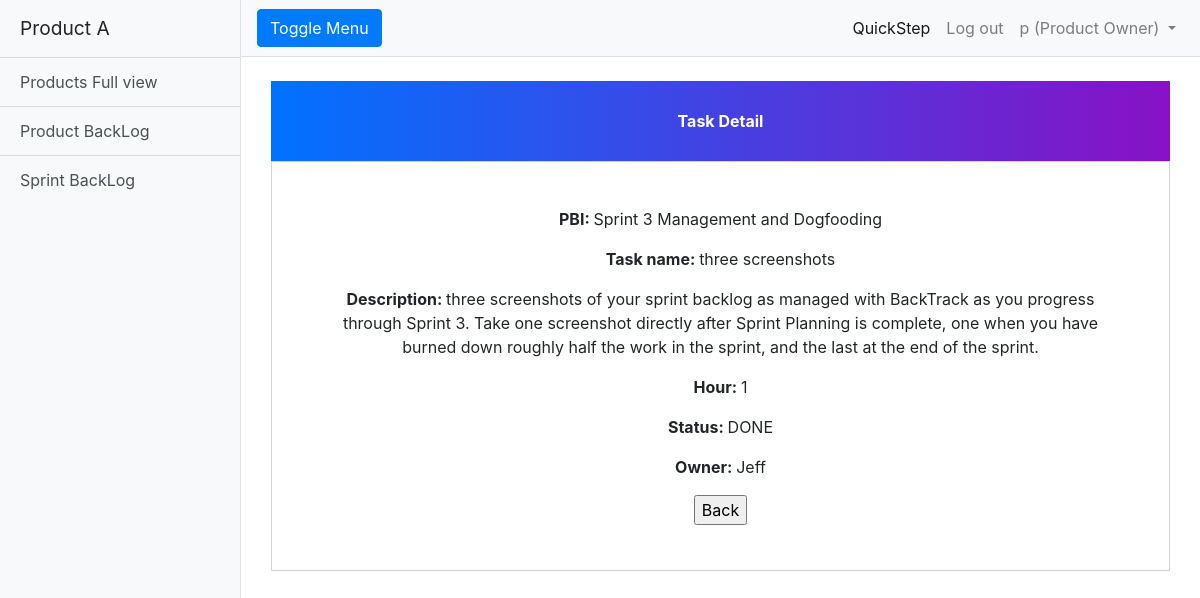
The page /viewTASKdetail/25/ (signed in) on the database its author committed.
### products/models.py (models this page shows, shortened)
class User(AbstractUser):
    is_DEVELOPER = models.BooleanField(default=False)
    is_PRODUCT_OWNER = models.BooleanField(default=False)
    is_SCRUM_MASTER = models.BooleanField(default=False)
    is_project = models.BooleanField(default=False)

class Task(models.Model):
    pbi = models.ForeignKey(PBI, on_delete=models.CASCADE)
    name = models.CharField(max_length=200)
    description = models.TextField(max_length=1000)
    hour = models.PositiveIntegerField()
    owner = models.CharField(max_length=200, blank=True)
    STATUS_CHOICES = [
        ('DONE', 'Done'),
        ('IN_PROCESSING', 'In process'),
        ('NOT_YET_START', 'Not yet start')
    ]
    status = models.CharField(max_length=200,choices=STATUS_CHOICES,default='NOT_YET_START')

class PBI(models.Model):
    name = models.CharField(max_length=200)
    priority = models.PositiveIntegerField()
    description = models.TextField(max_length=1000, null=True)
    story_point = models.PositiveIntegerField()
    cumulative_story_point = models.PositiveIntegerField(default=0, editable=False)
    STATUS_CHOICES = [
        ('DONE', 'Done'),
        ('IN_PROCESSING', 'In process'),
        ('NOT_YET_START', 'Not yet start'),
        ('UNFINISHED', 'Unfinished')
    ]
    status = models.CharField(max_length=200,choices=STATUS_CHOICES,default='NOT_YET_START')
    in_sprint = models.BooleanField(default=False)
    total_effort_hours = models.PositiveIntegerField(default=0)
    def __str__(self):
        return self.name

### products/views.py (the view)
# urls.py: url(r'^viewTASKdetail/(?P<pk>\d+)/$', login_required(views.TaskDetailView.as_view()), name='taskDetail'),
class TaskDetailView(DetailView):
	model = Task
	template_name = 'detail_task.html'
	success_url = '/sprintBacklog/'
	context_object_name = 'task'

### templates/detail_task.html (shortened to what this page needs)
<!DOCTYPE html>
<html lang="en">
<link href="//maxcdn.bootstrapcdn.com/bootstrap/4.1.1/css/bootstrap.min.css" rel="stylesheet" id="bootstrap-css">
  {% load static %}
<link href="{% static 'css/addproduct.css'%}" rel="stylesheet">
<head>
  <link href="{% static 'vendor/bootstrap/css/bootstrap.min.css' %}" rel="stylesheet">
  <link href="{% static 'css/simple-sidebar.css' %}" rel="stylesheet">
</head>
<body>
  <div class="d-flex" id="wrapper">
    <div class="bg-light border-right" id="sidebar-wrapper">
    {% include 'header.html' %}
    <div id="page-content-wrapper">
      {% include 'navbar.html' %}
      <div class="container-fluid">
        <div class="container register-form">
                    <div class="form">
                        <div class="note">
                            <p> Task Detail</p>
                        </div>
                        <form class="form-content" method="post">
                          <center>
                            <form action="" method="post">
                          <p><b>PBI: </b> {{task.pbi}} </p>
                        <p><b>Task name: </b> {{task.name}} </p>
                          <p><b>Description: </b> {{ task.description }}</p>
                            <p><b>Hour: </b>{{ task.hour }}</p>
                            <p><b>Status: </b>{{ task.status }}</p>
                            <p><b>Owner: </b>{{ task.owner }}</p>
                                  <input type=button value="Back" onClick="javascript:history.go(-1);">
                                </div>
                    </div>
                </div>
      </div>
    </div>
</body>
</html>

### templates/navbar.html (shortened to what this page needs)
      <nav class="navbar navbar-expand-lg navbar-light bg-light border-bottom">
        <button class="btn btn-primary" id="menu-toggle">Toggle Menu</button>
        <div class="collapse navbar-collapse" id="navbarSupportedContent">
          <ul class="navbar-nav ml-auto mt-2 mt-lg-0">
            <li class="nav-item active">
                <a class="nav-link" href="{% url 'products:veiwFullPBI'%}">QuickStep <span class="sr-only">(current)</span></a>
            </li>
            <li class="nav-item">
              <a class="nav-link" href="{% url 'products:logout' %}">Log out</a>
            </li>
            <li class="nav-item dropdown">
              <a class="nav-link dropdown-toggle" href="#" id="navbarDropdown" role="button" data-toggle="dropdown" aria-haspopup="true" aria-expanded="false">
                {{user.first_name}}
                {% if user.is_authenticated and user.is_PRODUCT_OWNER %}
                (Product Owner)
                {% endif %}
              </a>
            </li>
          </ul>
        </div>
      </nav>

### static/css/addproduct.css (style rules this page uses)
.note { text-align: center; height: 80px; background: -webkit-linear-gradient(left, #0072ff, #8811c5); color: #fff; font-weight: bold; line-height: 80px; }
.form-content { padding: 5%; border: 1px solid #ced4da; margin-bottom: 2%; }

### static/css/simple-sidebar.css (style rules this page uses)
body { overflow-x: hidden; }
#sidebar-wrapper { min-height: 100vh; margin-left: -15rem; -webkit-transition: margin .25s ease-out; -moz-transition: margin .25s ease-out; -o-transition: margin .25s ease-out; transition: margin .25s ease-out; }
#page-content-wrapper { min-width: 100vw; }
@media (min-width: 768px) { #sidebar-wrapper { margin-left: 0; } }
@media (min-width: 768px) { #page-content-wrapper { min-width: 0; width: 100%; } }

### rows shown on the page
User: first_name "p"
Task: pbi "Sprint 3 Management and Dogfooding", name "three screenshots", description "three screenshots of your sprint backlog as managed with BackTrack as you progress through Sprint 3. Take one screenshot directly after Sprint Planning is complete, one when you have burned down roughly half the work in the sprint, and the last at the end of the sprint.", hour "1", status "DONE", owner "Jeff"
